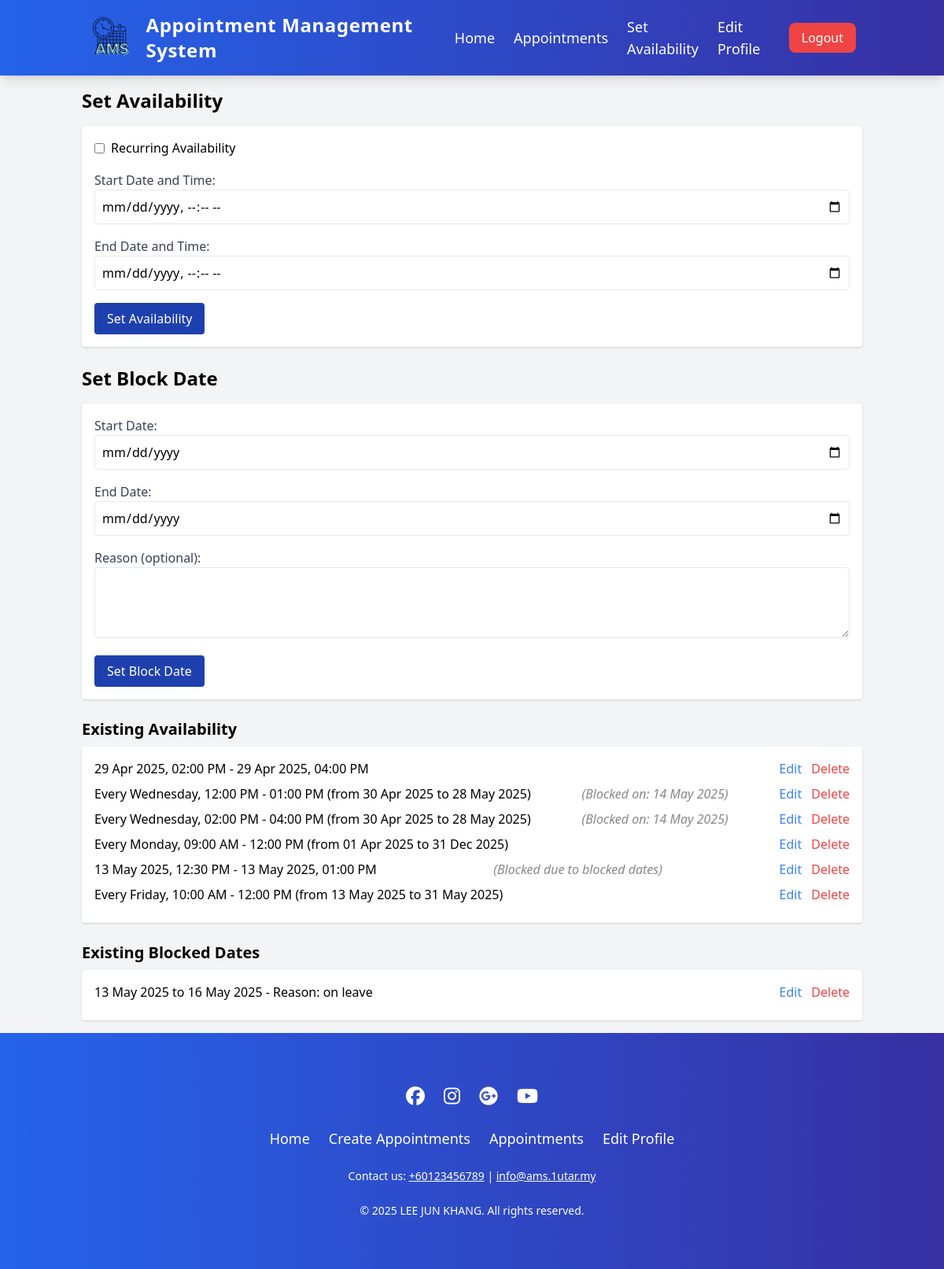
The page /set_availability.php (signed in) on the database its author committed.
### tables this page shows
CREATE TABLE `lecturer_availability` (
  `id` int(11) NOT NULL,
  `lecturer_id` bigint(11) NOT NULL,
  `is_recurring` tinyint(1) NOT NULL DEFAULT 0,
  `day_of_week` int(11) DEFAULT NULL,
  `start_time` time DEFAULT NULL,
  `end_time` time DEFAULT NULL,
  `start_date` date DEFAULT NULL,
  `end_date` date DEFAULT NULL,
  `start_datetime` datetime DEFAULT NULL,
  `end_datetime` datetime DEFAULT NULL,
  `created_at` timestamp NOT NULL DEFAULT current_timestamp(),
  `updated_at` timestamp NOT NULL DEFAULT current_timestamp() ON UPDATE current_timestamp()
);

CREATE TABLE `blocked_dates` (
  `id` bigint(11) NOT NULL,
  `lecturer_id` bigint(11) DEFAULT NULL,
  `start_date` date NOT NULL,
  `end_date` date NOT NULL,
  `reason` varchar(255) DEFAULT NULL,
  `created_at` timestamp NOT NULL DEFAULT current_timestamp()
);

### set_availability.php (the view, shortened to what this page needs)
<?php
include("database.php");
$user_id = $_SESSION['id'] ?? null;
$email = $_SESSION['email'] ?? null;
$query = "SELECT users.*, roles.role_name
          FROM users
          JOIN roles ON users.role_id = roles.id
          WHERE users.email = ?";
$stmt = $con->prepare($query);
$stmt->bind_param("s", $email);
$stmt->execute();
$result = $stmt->get_result();
$user = $result->fetch_assoc();
$res_id = $user['id'];
$query = "SELECT id FROM lecturers WHERE user_id = ?";
$stmt = $con->prepare($query);
$stmt->bind_param("i", $user_id);
$stmt->execute();
$result = $stmt->get_result();
$lecturer = $result->fetch_assoc();
$lecturer_id = $lecturer['id'];
$query = "SELECT * FROM lecturer_availability WHERE lecturer_id = ?";
$stmt = $con->prepare($query);
$stmt->bind_param("i", $lecturer_id);
$stmt->execute();
$result = $stmt->get_result();
$availabilities = [];
while ($row = $result->fetch_assoc()) {
    $availabilities[] = $row;
}
$query = "SELECT * FROM blocked_dates WHERE lecturer_id = ? ORDER BY start_date ASC";
$stmt = $con->prepare($query);
$stmt->bind_param("i", $lecturer_id);
$stmt->execute();
$result = $stmt->get_result();
$blocked_dates = [];
while ($row = $result->fetch_assoc()) {
    $blocked_dates[] = $row;
}
function checkOverlap($start_date, $end_date, $blocked_dates)
{
    $start = new DateTime($start_date);
    $end = new DateTime($end_date);
    foreach ($blocked_dates as $blocked) {
        $block_start = new DateTime($blocked['start_date']);
        $block_end = new DateTime($blocked['end_date']);
        if ($start <= $block_end && $end >= $block_start) {
            return true;
        }
    }
    return false;
}
function findRecurringOverlaps($avail, $blocked_dates)
{
    $overlapping_periods = [];
    $day_of_week = $avail['day_of_week'];
    $start_time = $avail['start_time'];
    $end_time = $avail['end_time'];
    $recurring_start = $avail['start_date'] ? new DateTime($avail['start_date']) : new DateTime();
    $recurring_end = $avail['end_date'] ? new DateTime($avail['end_date']) : (new DateTime())->modify('+1 year');
    $current = clone $recurring_start;
    while ($current <= $recurring_end) {
        if ((int)$current->format('w') === $day_of_week) {
            $instance_start = (clone $current)->setTime((int)substr($start_time, 0, 2), (int)substr($start_time, 3, 2));
            $instance_end = (clone $current)->setTime((int)substr($end_time, 0, 2), (int)substr($end_time, 3, 2));
            foreach ($blocked_dates as $blocked) {
                $block_start = new DateTime($blocked['start_date']);
                $block_end = new DateTime($blocked['end_date']);
                if ($instance_start <= $block_end && $instance_end >= $block_start) {
                    $overlapping_periods[] = $instance_start->format('d M Y');
                }
            }
        }
        $current->modify('+1 day');
    }
    if (empty($overlapping_periods)) {
        return [];
    }
    $simplified_periods = [];
    $current_period = [];
    $dates = array_unique($overlapping_periods);
    sort($dates);
    foreach ($dates as $index => $date) {
        if (empty($current_period)) {
            $current_period = [$date, $date];
        }
    }
    if (!empty($current_period)) {
        if ($current_period[0] === $current_period[1]) {
            $simplified_periods[] = $current_period[0];
        } else {
            $simplified_periods[] = $current_period[0] . " to " . $current_period[1];
        }
    }
    return $simplified_periods;
}
?>
<!DOCTYPE html>
<html lang="en">
<head>
    <link rel="stylesheet" type="text/css"
        href="https://cdnjs.cloudflare.com/ajax/libs/font-awesome/6.6.0/css/all.min.css">
    <link rel="stylesheet" href="https://unicons.iconscout.com/release/v4.0.0/css/line.css">
    <link href="https://cdn.jsdelivr.net/npm/tailwindcss@2.2.19/dist/tailwind.min.css" rel="stylesheet">
</head>
<body class="bg-gray-100 font-merriweather">
    <header class="bg-gradient-to-r from-blue-600 to-indigo-800 text-white shadow-lg">
        <nav class="container mx-auto px-6 py-4">
            <div class="flex justify-between items-center">
                <div class="flex items-center space-x-4">
                    <a href="home_lecturer.php">
                        <img src="assets/images/logo.png" alt="logo"
                            class="w-16 h-auto transition-transform transform hover:scale-110">
                    </a>
                    <a href="home_lecturer.php"
                        class="text-2xl font-bold tracking-wide hover:text-blue-200 transition-colors">
                        Appointment Management System
                    </a>
                </div>
                <div>
                    <ul class="flex space-x-6 items-center">
                        <li>
                            <a href="home_lecturer.php"
                                class="text-lg font-medium hover:text-blue-200 transition-colors duration-300">Home</a>
                        </li>
                        <li>
                            <a href="appointment_view_lecturer.php"
                                class="text-lg font-medium hover:text-blue-200 transition-colors duration-300">Appointments</a>
                        </li>
                        <li>
                            <a href="set_availability.php"
                                class="text-lg font-medium hover:text-blue-200 transition-colors duration-300">Set
                                Availability</a>
                        </li>
                        <li>
                            <a href="edit_profile_lecturer.php?id=<?php echo htmlspecialchars($res_id); ?>"
                                class="text-lg font-medium hover:text-blue-200 transition-colors duration-300">Edit
                                Profile</a>
                        </li>
                        <li>
                            <a href="logout.php"
                                class="bg-red-500 text-white px-4 py-2 rounded-lg hover:bg-red-600 transition-colors duration-300">Logout</a>
                        </li>
                    </ul>
                </div>
            </div>
        </nav>
    </header>
    <div class="container mx-auto p-4">
        <h2 class="text-2xl font-bold mb-4">Set Availability</h2>
        <form id="set-availability-form" action="set_availability.php" method="post"
            class="bg-white p-4 rounded shadow mb-6" onsubmit="return validateForm('set-availability-form')">
            <div class="mb-4">
                <label class="inline-flex items-center">
                    <input type="checkbox" id="is_recurring" name="is_recurring"
                        onchange="toggleAvailabilityFields('main-form')" class="form-checkbox">
                    <span class="ml-2">Recurring Availability</span>
                </label>
            </div>
            <div id="non-recurring-fields" class="">
                <div class="mb-4">
                    <label for="start_datetime" class="block text-gray-700">Start Date and Time:</label>
                    <input type="datetime-local" id="start_datetime" name="start_datetime"
                        class="w-full p-2 border rounded">
                </div>
                <div class="mb-4">
                    <label for="end_datetime" class="block text-gray-700">End Date and Time:</label>
                    <input type="datetime-local" id="end_datetime" name="end_datetime"
                        class="w-full p-2 border rounded">
                </div>
            </div>
            <button type="submit" name="set_availability"
                class="bg-blue-800 text-white py-2 px-4 rounded hover:bg-blue-900">Set Availability</button>
        </form>
        <h2 class="text-2xl font-bold mb-4">Set Block Date</h2>
        <form action="set_availability.php" method="post" class="bg-white p-4 rounded shadow mb-6">
            <div class="mb-4">
                <label for="block_start_date" class="block text-gray-700">Start Date:</label>
                <input type="date" id="block_start_date" name="block_start_date" class="w-full p-2 border rounded"
                    required>
            </div>
            <div class="mb-4">
                <label for="block_end_date" class="block text-gray-700">End Date:</label>
                <input type="date" id="block_end_date" name="block_end_date" class="w-full p-2 border rounded" required>
            </div>
            <div class="mb-4">
                <label for="reason" class="block text-gray-700">Reason (optional):</label>
                <textarea id="reason" name="reason" class="w-full p-2 border rounded" rows="3"></textarea>
            </div>
            <button type="submit" name="set_block_date"
                class="bg-blue-800 text-white py-2 px-4 rounded hover:bg-blue-900">Set Block Date</button>
        </form>
        <h3 class="text-xl font-semibold mt-6 mb-2">Existing Availability</h3>
        <?php if (count($availabilities) > 0): ?>
            <ul class="bg-white p-4 rounded shadow">
                <?php foreach ($availabilities as $avail): ?>
                    <li class="mb-2 flex justify-between items-center">
                        <?php
                        $avail_id = $avail['id'];
                        $is_recurring = $avail['is_recurring'];
                        $start_datetime = $avail['start_datetime'] ? date("d M Y, h:i A", strtotime($avail['start_datetime'])) : null;
                        $end_datetime = $avail['end_datetime'] ? date("d M Y, h:i A", strtotime($avail['end_datetime'])) : null;
                        $day_of_week = $avail['day_of_week'];
                        $start_time = $avail['start_time'];
                        $end_time = $avail['end_time'];
                        $start_date = $avail['start_date'];
                        $end_date = $avail['end_date'];
                        if ($is_recurring) {
                            $days = ['Sunday', 'Monday', 'Tuesday', 'Wednesday', 'Thursday', 'Friday', 'Saturday'];
                            $day_name = $days[$day_of_week];
                            $start_time_display = date("h:i A", strtotime($start_time));
                            $end_time_display = date("h:i A", strtotime($end_time));
                            $recurring_period = '';
                            if ($start_date && $end_date) {
                                $start_date_display = date("d M Y", strtotime($start_date));
                                $end_date_display = date("d M Y", strtotime($end_date));
                                $recurring_period = " (from $start_date_display to $end_date_display)";
                            }
                            echo "Every $day_name, $start_time_display - $end_time_display$recurring_period";
                            $overlapping_periods = findRecurringOverlaps($avail, $blocked_dates);
                            if (!empty($overlapping_periods)) {
                                $overlap_message = " (Blocked on: " . implode(", ", $overlapping_periods) . ")";
                                echo " <span class='disabled-text'>$overlap_message</span>";
                            }
                        } else {
                            $is_blocked = checkOverlap(date("Y-m-d", strtotime($avail['start_datetime'])), date("Y-m-d", strtotime($avail['end_datetime'])), $blocked_dates);
                            echo "$start_datetime - $end_datetime";
                            if ($is_blocked) {
                                echo " <span class='disabled-text'>(Blocked due to blocked dates)</span>";
                            }
                        }
                        ?>
                        <div>
                            <button
                                onclick="openEditAvailModal(<?php echo $avail_id; ?>, '<?php echo $is_recurring; ?>', '<?php echo $start_datetime; ?>', '<?php echo $end_datetime; ?>', '<?php echo $day_of_week; ?>', '<?php echo $start_time; ?>', '<?php echo $end_time; ?>', '<?php echo $start_date; ?>', '<?php echo $end_date; ?>')"
                                class="text-blue-500 hover:underline mr-2">Edit</button>
                            <button onclick="confirmDelete('availability', <?php echo $avail_id; ?>)"
                                class="text-red-500 hover:underline">Delete</button>
                        </div>
                    </li>
                <?php endforeach; ?>
            </ul>
        <?php else: ?>
            <p class="text-gray-700">No availability set.</p>
        <?php endif; ?>
        <h3 class="text-xl font-semibold mt-6 mb-2">Existing Blocked Dates</h3>
        <?php if (count($blocked_dates) > 0): ?>
            <ul class="bg-white p-4 rounded shadow">
                <?php foreach ($blocked_dates as $blocked): ?>
                    <li class="mb-2 flex justify-between items-center">
                        <?php
                        $start_date = date("d M Y", strtotime($blocked['start_date']));
                        $end_date = date("d M Y", strtotime($blocked['end_date']));
                        $reason = $blocked['reason'] ? " - Reason: " . htmlspecialchars($blocked['reason']) : '';
                        $id = $blocked['id'];
                        echo "<span>$start_date to $end_date$reason</span>";
                        ?>
                        <div>
                            <button
                                onclick="openEditBlockedModal(<?php echo $id; ?>, '<?php echo $start_date; ?>', '<?php echo $end_date; ?>', '<?php echo htmlspecialchars($blocked['reason'] ?? ''); ?>')"
                                class="text-blue-500 hover:underline mr-2">Edit</button>
                            <button onclick="confirmDelete('blocked date', <?php echo $id; ?>)"
                                class="text-red-500 hover:underline">Delete</button>
                        </div>
                    </li>
                <?php endforeach; ?>
            </ul>
        <?php else: ?>
            <p class="text-gray-700">No blocked dates set.</p>
        <?php endif; ?>
    </div>
    <?php include("footer.php"); ?>
</body>
</html>

### set_availability.php (style rules this page uses)
html, body { height: 100%; margin: 0; }
.disabled-text { color: #888; font-style: italic; }

### rows shown on the page
lecturer_availability: start_datetime "29 Apr 2025, 02:00 PM", end_datetime "29 Apr 2025, 04:00 PM"
lecturer_availability: day_of_week "Wednesday", start_time "12:00 PM", end_time "01:00 PM", recurring_period "(from 30 Apr 2025 to 28 May 2025)", overlap_message "(Blocked on: 14 May 2025)"
lecturer_availability: day_of_week "Wednesday", start_time "02:00 PM", end_time "04:00 PM", recurring_period "(from 30 Apr 2025 to 28 May 2025)", overlap_message "(Blocked on: 14 May 2025)"
lecturer_availability: day_of_week "Monday", start_time "09:00 AM", end_time "12:00 PM", recurring_period "(from 01 Apr 2025 to 31 Dec 2025)"
lecturer_availability: start_datetime "13 May 2025, 12:30 PM", end_datetime "13 May 2025, 01:00 PM", shows "(Blocked due to blocked dates)"
lecturer_availability: day_of_week "Friday", start_time "10:00 AM", end_time "12:00 PM", recurring_period "(from 13 May 2025 to 31 May 2025)"
blocked_dates: start_date "13 May 2025", end_date "16 May 2025", reason "- Reason: on leave"
